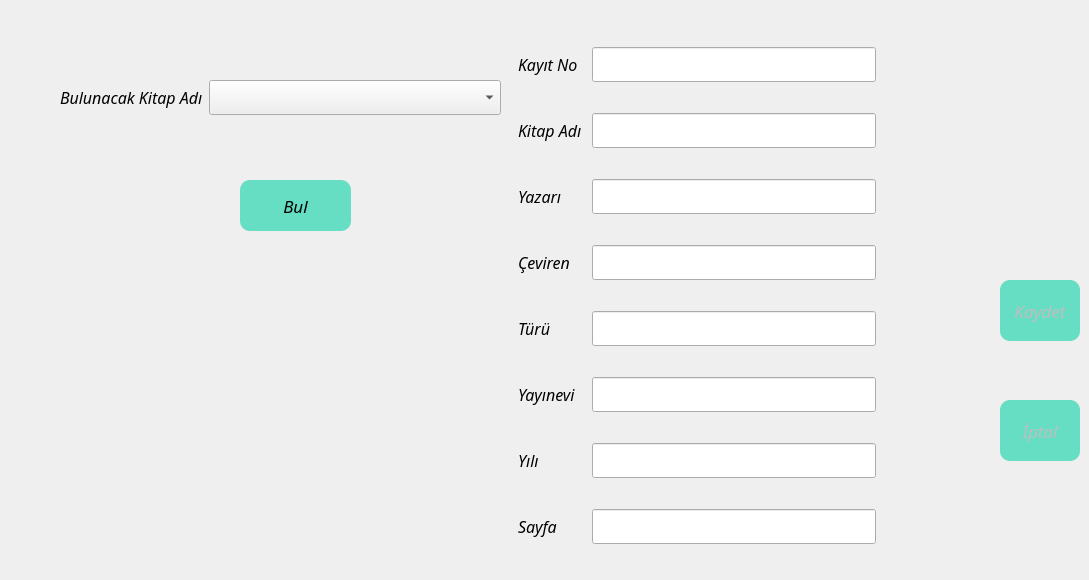
          <widget class="QWidget" name="tab_3_2">
           <attribute name="title">
            <string>Kayıt Düzenleme</string>
           </attribute>
           <widget class="QPushButton" name="pushButton_3_2_bul">
            <property name="geometry">
             <rect>
              <x>240</x>
              <y>180</y>
              <width>111</width>
              <height>51</height>
             </rect>
            </property>
            <property name="sizePolicy">
             <sizepolicy hsizetype="Preferred" vsizetype="Fixed">
              <horstretch>0</horstretch>
              <verstretch>0</verstretch>
             </sizepolicy>
            </property>
            <property name="minimumSize">
             <size>
              <width>80</width>
              <height>50</height>
             </size>
            </property>
            <property name="font">
             <font>
              <family>Monotype Corsiva</family>
              <pointsize>13</pointsize>
              <weight>50</weight>
              <italic>true</italic>
              <bold>false</bold>
             </font>
            </property>
            <property name="styleSheet">
             <string notr="true">QPushButton#pushButton_3_2_bul{	
background-color: rgba(6, 211, 166, 150);
border-radius:10px;}

QPushButton#pushButton_3_2_bul:hover{
background-color: rgba(0, 248, 49, 150);
border-radius:10px;}

QPushButton#pushButton_3_2_bul:pressed{
background-color: rgba(6, 211, 166,150);
padding-left:5px;
padding-top:6px;
border-radius:10px;}


</string>
            </property>
            <property name="text">
             <string>Bul</string>
            </property>
           </widget>
           <widget class="QWidget" name="formLayoutWidget_2">
            <property name="geometry">
             <rect>
              <x>510</x>
              <y>20</y>
              <width>371</width>
              <height>551</height>
             </rect>
            </property>
            <layout class="QFormLayout" name="formLayout_2">
             <property name="formAlignment">
              <set>Qt::AlignLeading|Qt::AlignLeft|Qt::AlignVCenter</set>
             </property>
             <property name="horizontalSpacing">
              <number>10</number>
             </property>
             <property name="verticalSpacing">
              <number>31</number>
             </property>
             <property name="leftMargin">
              <number>8</number>
             </property>
             <property name="rightMargin">
              <number>5</number>
             </property>
             <item row="1" column="0">
              <widget class="QLabel" name="label_9">
               <property name="font">
                <font>
                 <family>Monotype Corsiva</family>
                 <pointsize>12</pointsize>
                 <italic>true</italic>
                </font>
               </property>
               <property name="text">
                <string>Kitap Adı</string>
               </property>
              </widget>
             </item>
             <item row="1" column="1">
              <widget class="QLineEdit" name="lineEdit_3_2_adi">
               <property name="font">
                <font>
                 <family>Monotype Corsiva</family>
                 <pointsize>14</pointsize>
                 <italic>true</italic>
                </font>
               </property>
              </widget>
             </item>
             <item row="2" column="0">
              <widget class="QLabel" name="label_10">
               <property name="font">
                <font>
                 <family>Monotype Corsiva</family>
                 <pointsize>12</pointsize>
                 <italic>true</italic>
                </font>
               </property>
               <property name="text">
                <string>Yazarı</string>
               </property>
              </widget>
             </item>
             <item row="2" column="1">
              <widget class="QLineEdit" name="lineEdit_3_2_yazari">
               <property name="font">
                <font>
                 <family>Monotype Corsiva</family>
                 <pointsize>14</pointsize>
                 <italic>true</italic>
                </font>
               </property>
              </widget>
             </item>
             <item row="3" column="0">
              <widget class="QLabel" name="label_11">
               <property name="font">
                <font>
                 <family>Monotype Corsiva</family>
                 <pointsize>12</pointsize>
                 <italic>true</italic>
                </font>
               </property>
               <property name="text">
                <string>Çeviren</string>
               </property>
              </widget>
             </item>
             <item row="3" column="1">
              <widget class="QLineEdit" name="lineEdit_3_2_ceviren">
               <property name="font">
                <font>
                 <family>Monotype Corsiva</family>
                 <pointsize>14</pointsize>
                 <italic>true</italic>
                </font>
               </property>
              </widget>
             </item>
             <item row="4" column="0">
              <widget class="QLabel" name="label_12">
               <property name="font">
                <font>
                 <family>Monotype Corsiva</family>
                 <pointsize>12</pointsize>
                 <italic>true</italic>
                </font>
               </property>
               <property name="text">
                <string>Türü</string>
               </property>
              </widget>
             </item>
             <item row="4" column="1">
              <widget class="QLineEdit" name="lineEdit_3_2_turu">
               <property name="font">
                <font>
                 <family>Monotype Corsiva</family>
                 <pointsize>14</pointsize>
                 <italic>true</italic>
                </font>
               </property>
              </widget>
             </item>
             <item row="5" column="0">
              <widget class="QLabel" name="label_13">
               <property name="font">
                <font>
                 <family>Monotype Corsiva</family>
                 <pointsize>12</pointsize>
                 <italic>true</italic>
                </font>
               </property>
               <property name="text">
                <string>Yayınevi</string>
               </property>
              </widget>
             </item>
             <item row="5" column="1">
              <widget class="QLineEdit" name="lineEdit_3_2_yayinevi">
               <property name="font">
                <font>
                 <family>Monotype Corsiva</family>
                 <pointsize>14</pointsize>
                 <italic>true</italic>
                </font>
               </property>
              </widget>
             </item>
             <item row="6" column="0">
              <widget class="QLabel" name="label_14">
               <property name="font">
                <font>
                 <family>Monotype Corsiva</family>
                 <pointsize>12</pointsize>
                 <italic>true</italic>
                </font>
               </property>
               <property name="text">
                <string>Yılı</string>
               </property>
              </widget>
             </item>
             <item row="6" column="1">
              <widget class="QLineEdit" name="lineEdit_3_2_yili">
               <property name="font">
                <font>
                 <family>Monotype Corsiva</family>
                 <pointsize>14</pointsize>
                 <italic>true</italic>
                </font>
               </property>
              </widget>
             </item>
             <item row="7" column="0">
              <widget class="QLabel" name="label_15">
               <property name="font">
                <font>
                 <family>Monotype Corsiva</family>
                 <pointsize>12</pointsize>
                 <italic>true</italic>
                </font>
               </property>
               <property name="text">
                <string>Sayfa</string>
               </property>
              </widget>
             </item>
             <item row="7" column="1">
              <widget class="QLineEdit" name="lineEdit_3_2_sayfa">
               <property name="font">
                <font>
                 <family>Monotype Corsiva</family>
                 <pointsize>14</pointsize>
                 <italic>true</italic>
                </font>
               </property>
              </widget>
             </item>
             <item row="0" column="1">
              <widget class="QLineEdit" name="lineEdit_3_2_id">
               <property name="font">
                <font>
                 <family>Monotype Corsiva</family>
                 <pointsize>14</pointsize>
                 <italic>true</italic>
                </font>
               </property>
              </widget>
             </item>
             <item row="0" column="0">
              <widget class="QLabel" name="label_30">
               <property name="font">
                <font>
                 <family>Monotype Corsiva</family>
                 <pointsize>12</pointsize>
                 <italic>true</italic>
                </font>
               </property>
               <property name="text">
                <string>Kayıt No</string>
               </property>
              </widget>
             </item>
            </layout>
           </widget>
           <widget class="QWidget" name="formLayoutWidget_3">
            <property name="geometry">
             <rect>
              <x>60</x>
              <y>80</y>
              <width>441</width>
              <height>51</height>
             </rect>
            </property>
            <layout class="QFormLayout" name="formLayout_3">
             <item row="0" column="0">
              <widget class="QLabel" name="label_16">
               <property name="font">
                <font>
                 <family>Monotype Corsiva</family>
                 <pointsize>12</pointsize>
                 <italic>true</italic>
                </font>
               </property>
               <property name="text">
                <string>Bulunacak Kitap Adı</string>
               </property>
              </widget>
             </item>
             <item row="0" column="1">
              <widget class="QComboBox" name="comboBox_3_2_bul_adi">
               <property name="font">
                <font>
                 <family>Monotype Corsiva</family>
                 <pointsize>14</pointsize>
                 <italic>true</italic>
                </font>
               </property>
              </widget>
             </item>
            </layout>
           </widget>
           <widget class="QPushButton" name="pushButton_3_2_deg_kaydet">
            <property name="enabled">
             <bool>false</bool>
            </property>
            <property name="geometry">
             <rect>
              <x>1000</x>
              <y>280</y>
              <width>80</width>
              <height>61</height>
             </rect>
            </property>
            <property name="sizePolicy">
             <sizepolicy hsizetype="Preferred" vsizetype="Fixed">
              <horstretch>0</horstretch>
              <verstretch>0</verstretch>
             </sizepolicy>
            </property>
            <property name="minimumSize">
             <size>
              <width>80</width>
              <height>50</height>
             </size>
            </property>
            <property name="font">
             <font>
              <family>Monotype Corsiva</family>
              <pointsize>13</pointsize>
              <weight>50</weight>
              <italic>true</italic>
              <bold>false</bold>
             </font>
            </property>
            <property name="styleSheet">
             <string notr="true">QPushButton#pushButton_3_2_deg_kaydet{	
background-color: rgba(6, 211, 166, 150);
border-radius:10px;}

QPushButton#pushButton_3_2_deg_kaydet:hover{
background-color: rgba(0, 248, 49, 150);
border-radius:10px;}

QPushButton#pushButton_3_2_deg_kaydet:pressed{
background-color: rgba(6, 211, 166,150);
padding-left:5px;
padding-top:6px;
border-radius:10px;}


</string>
            </property>
            <property name="text">
             <string>Kaydet</string>
            </property>
           </widget>
           <widget class="QPushButton" name="pushButton_3_2_iptal">
            <property name="enabled">
             <bool>false</bool>
            </property>
            <property name="geometry">
             <rect>
              <x>1000</x>
              <y>400</y>
              <width>80</width>
              <height>61</height>
             </rect>
            </property>
            <property name="sizePolicy">
             <sizepolicy hsizetype="Preferred" vsizetype="Fixed">
              <horstretch>0</horstretch>
              <verstretch>0</verstretch>
             </sizepolicy>
            </property>
            <property name="minimumSize">
             <size>
              <width>80</width>
              <height>50</height>
             </size>
            </property>
            <property name="font">
             <font>
              <family>Monotype Corsiva</family>
              <pointsize>13</pointsize>
              <weight>50</weight>
              <italic>true</italic>
              <bold>false</bold>
             </font>
            </property>
            <property name="styleSheet">
             <string notr="true">QPushButton#pushButton_3_2_iptal{	
background-color: rgba(6, 211, 166, 150);
border-radius:10px;}

QPushButton#pushButton_3_2_iptal:hover{
background-color: rgba(0, 248, 49, 150);
border-radius:10px;}

QPushButton#pushButton_3_2_iptal:pressed{
background-color: rgba(6, 211, 166,150);
padding-left:5px;
padding-top:6px;
border-radius:10px;}


</string>
            </property>
            <property name="text">
             <string>İptal</string>
            </property>
           </widget>
          </widget>
